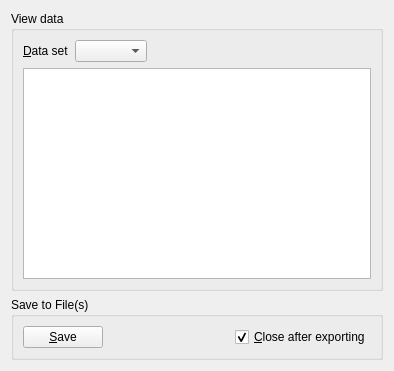
<ui version="4.0" >
 <class>DataExportDlg</class>
 <widget class="QWidget" name="DataExportDlg" >
  <property name="geometry" >
   <rect>
    <x>0</x>
    <y>0</y>
    <width>394</width>
    <height>371</height>
   </rect>
  </property>
  <property name="windowTitle" >
   <string>Export to ASCII</string>
  </property>
  <layout class="QVBoxLayout" >
   <item>
    <widget class="QGroupBox" name="groupBox_2" >
     <property name="title" >
      <string>View data</string>
     </property>
     <layout class="QVBoxLayout" >
      <item>
       <layout class="QHBoxLayout" >
        <item>
         <widget class="QLabel" name="label" >
          <property name="text" >
           <string>&amp;Data set</string>
          </property>
          <property name="buddy" >
           <cstring>dataSetCB</cstring>
          </property>
         </widget>
        </item>
        <item>
         <widget class="QComboBox" name="dataSetCB" />
        </item>
        <item>
         <spacer>
          <property name="orientation" >
           <enum>Qt::Horizontal</enum>
          </property>
          <property name="sizeHint" stdset="0" >
           <size>
            <width>40</width>
            <height>20</height>
           </size>
          </property>
         </spacer>
        </item>
       </layout>
      </item>
      <item>
       <widget class="QTextEdit" name="dataTE" />
      </item>
     </layout>
    </widget>
   </item>
   <item>
    <widget class="QGroupBox" name="groupBox" >
     <property name="title" >
      <string>Save to File(s)</string>
     </property>
     <layout class="QHBoxLayout" >
      <item>
       <widget class="QPushButton" name="exportBT" >
        <property name="text" >
         <string>&amp;Save</string>
        </property>
       </widget>
      </item>
      <item>
       <spacer>
        <property name="orientation" >
         <enum>Qt::Horizontal</enum>
        </property>
        <property name="sizeHint" stdset="0" >
         <size>
          <width>40</width>
          <height>20</height>
         </size>
        </property>
       </spacer>
      </item>
      <item>
       <widget class="QCheckBox" name="closeAfterCB" >
        <property name="text" >
         <string>&amp;Close after exporting</string>
        </property>
        <property name="checked" >
         <bool>true</bool>
        </property>
       </widget>
      </item>
     </layout>
    </widget>
   </item>
  </layout>
 </widget>
 <resources/>
 <connections/>
</ui>
